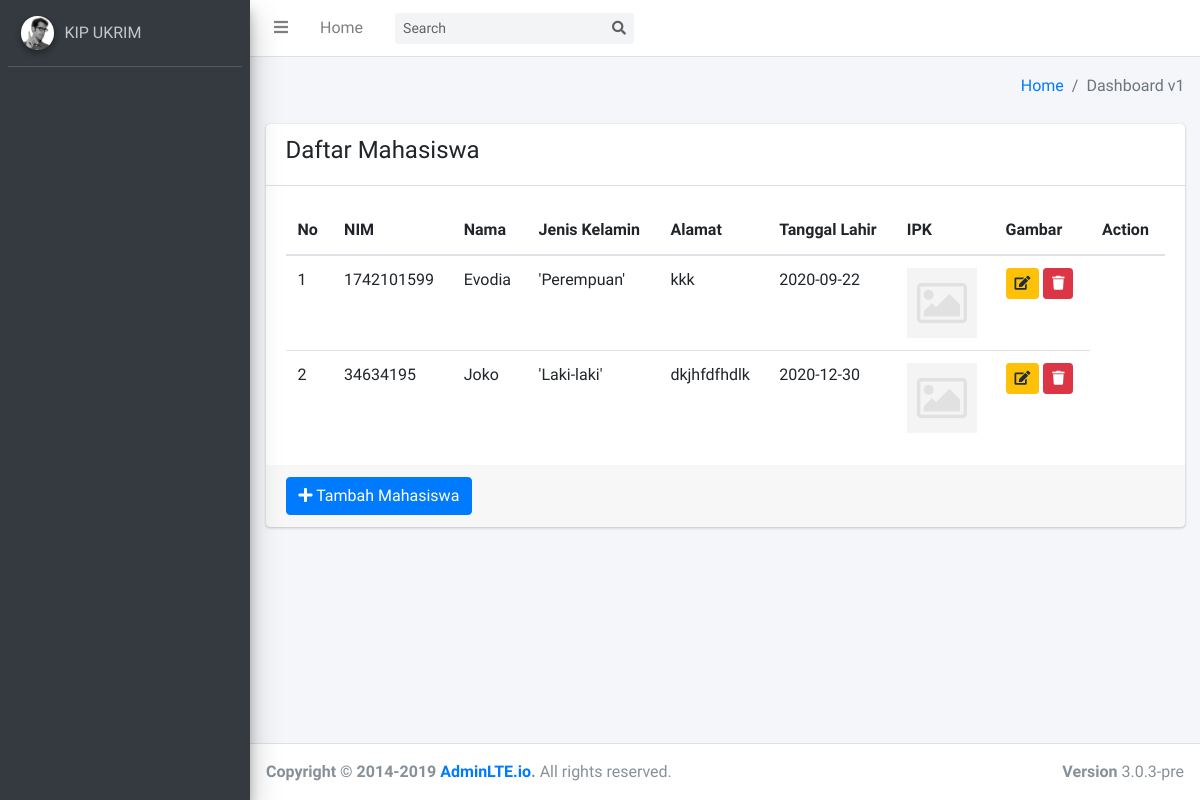
Page /index.php/mahasiswauser on the earlier database version.
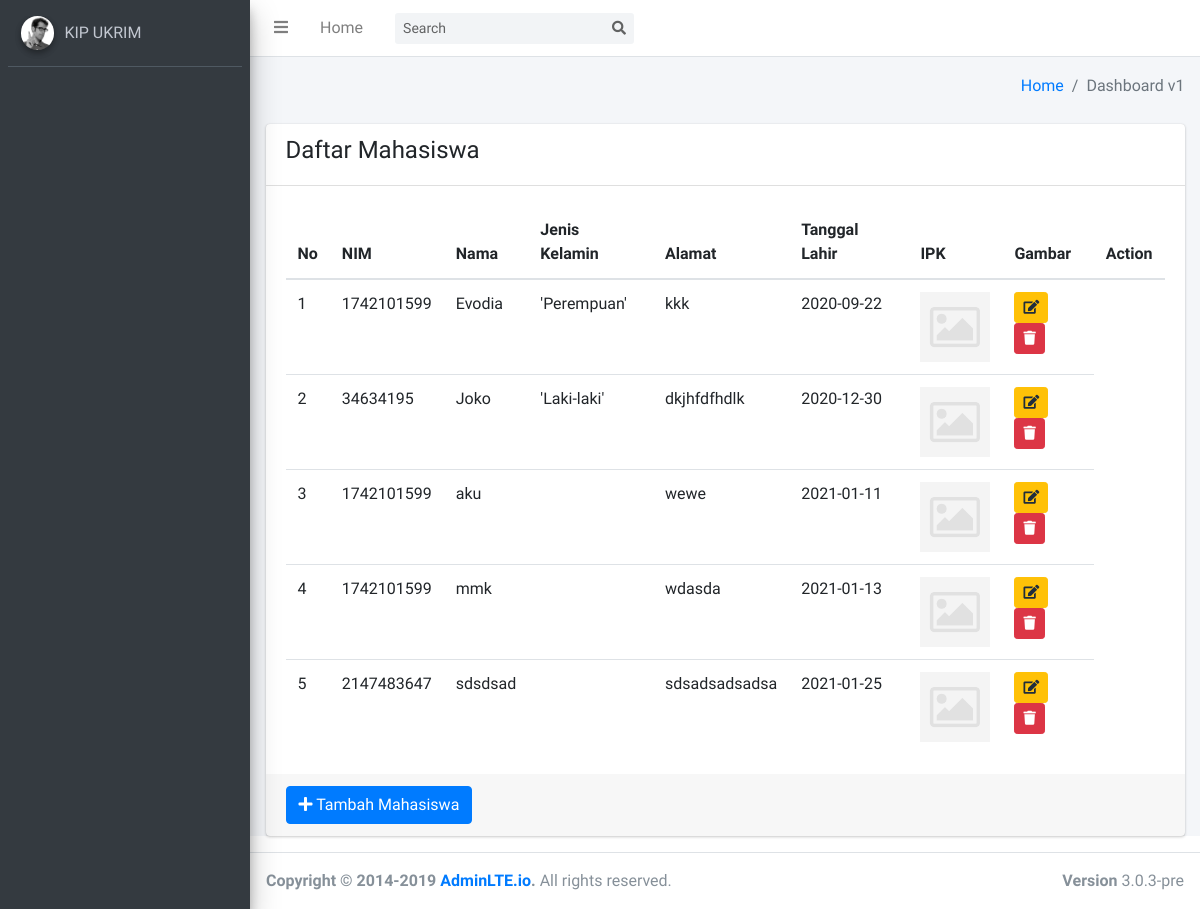
Same page on the later database version.
### tables this page shows
CREATE TABLE `mahasiswa` (
  `id_mahasiswa` int(11) NOT NULL,
  `nim` int(50) NOT NULL,
  `nama` varchar(100) NOT NULL,
  `jk` enum('''Laki-laki''','''Perempuan''','','') NOT NULL,
  `alamat` text NOT NULL,
  `tgl_lahir` date NOT NULL,
  `id_ipk` int(11) DEFAULT NULL,
  `gambar` text NOT NULL,
  `email` varchar(255) DEFAULT NULL,
  `password` varchar(255) DEFAULT NULL
);

### application/controllers/MahasiswaUser.php (called while the page is built, shortened)
<?php
class MahasiswaUser extends CI_Controller
{
	public function __construct()
	{
		$this->load->model("MahasiswaUserModel");
	}
	public function index()
	{
		$listmahasiswa = $this->MahasiswaUserModel->getAll();
		$data = array(
			"header" => "Mahasiswa",
			"judul"	=> "Data Mahasiswa User",
			"page" => "contentuser/mahasiswauser/v_list_mahasiswauser",
			"mhs" => $listmahasiswa
		);
		$this->load->view("layoutuser/mainuser", $data);
	}
}

### index.php (called while the page is built, shortened)
<?php
require_once BASEPATH.'core/CodeIgniter.php';

### application/models/MahasiswaUserModel.php (called while the page is built, shortened)
<?php
class MahasiswaUserModel extends CI_Model
{
	var $table = "mahasiswa";
	public function getAll()
	{
		return $this->db->get($this->table)->result();
	}
}

### application/views/contentuser/mahasiswauser/v_list_mahasiswauser.php (the view, shortened to what this page needs)
<div class="card">
	<div class="card-header">
		<h4>Daftar Mahasiswa</h4>
	</div>
	<div class="card-body">
		<table class="table">
			<thead>
				<tr>
					<th>No</th>
					<th>NIM</th>
					<th>Nama</th>
					<th>Jenis Kelamin</th>
					<th>Alamat</th>
					<th>Tanggal Lahir</th>
					<th>IPK</th>
					<th>Gambar</th>
					<th>Action</th>
				</tr>
			</thead>
			<tbody>
				<?php
				$no = 1;
				foreach ($mhs as $row) {
				?>
					<tr>
						<td><?= $no++ ?></td>
						<td><?= $row->nim ?></td>
						<td><?= $row->nama ?></td>
						<td><?= $row->jk ?></td>
						<td><?= $row->alamat ?></td>
						<td><?= $row->tgl_lahir ?></td>
						<td>
							<img height="70" onerror="this.onerror=null;this.src='<?= base_url() . 'assets/images/no-image.png' ?>';" src="<?= base_url() . "upload/images/" . $row->gambar ?>" alt="Gambar" />
						</td>
						<td>
							<a href="<?= site_url("mahasiswa/update/$row->id_mahasiswa") ?>" class="btn btn-sm btn-warning">
								<i class="fas fa-edit"></i>
							</a>
							<a href="No" data-id="<?= $row->id_mahasiswa ?>" class="btn btn-sm btn-danger btn-delete-mhs"><i class="fas fa-trash"></i></a>
						</td>
					</tr>
				<?php
				}
				?>
			</tbody>
		</table>
	</div>
	<div class="card-footer">
		<a href="<?= site_url("mahasiswa/tambah") ?>" class="btn btn-primary">
			<i class="fas fa-plus"></i> Tambah Mahasiswa
		</a>
	</div>
</div>

Differences in the rows shown:
added mahasiswa: nim "1742101599", nama "aku", alamat "wewe", tgl_lahir "2021-01-11"
added mahasiswa: nim "1742101599", nama "mmk", alamat "wdasda", tgl_lahir "2021-01-13"
added mahasiswa: nim "2147483647", nama "sdsdsad", alamat "sdsadsadsadsa", tgl_lahir "2021-01-25"
